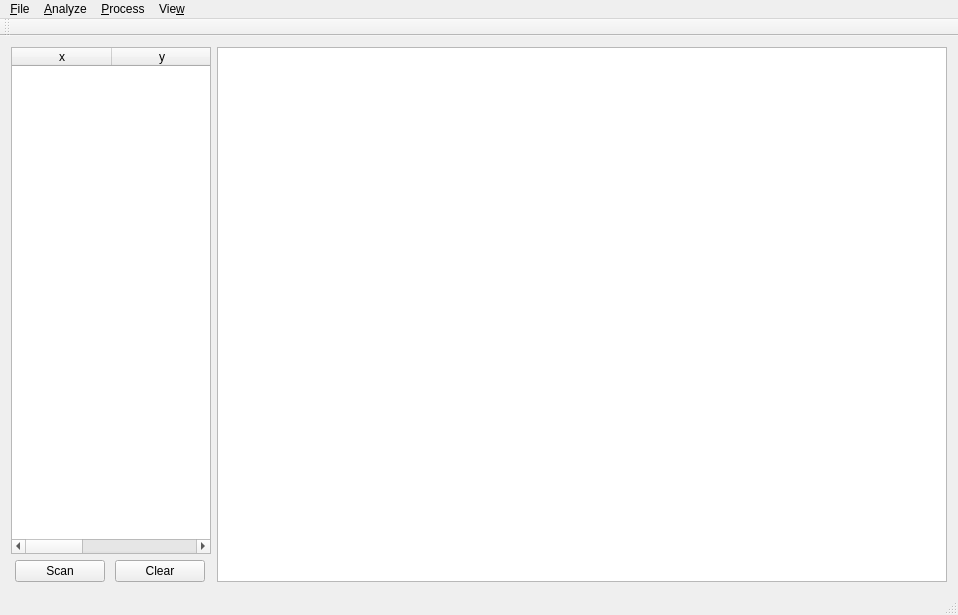
<?xml version="1.0" encoding="UTF-8"?>
<ui version="4.0">
 <class>MainWindow</class>
 <widget class="QMainWindow" name="MainWindow">
  <property name="geometry">
   <rect>
    <x>0</x>
    <y>0</y>
    <width>958</width>
    <height>615</height>
   </rect>
  </property>
  <property name="windowTitle">
   <string>MainWindow</string>
  </property>
  <widget class="QWidget" name="centralWidget">
   <layout class="QGridLayout" name="gridLayout_2">
    <item row="0" column="0">
     <layout class="QGridLayout" name="gridLayout">
      <item row="0" column="0">
       <layout class="QVBoxLayout" name="verticalLayout_2">
        <item>
         <widget class="QTableWidget" name="resultTableWidget">
          <property name="sizePolicy">
           <sizepolicy hsizetype="Minimum" vsizetype="Expanding">
            <horstretch>0</horstretch>
            <verstretch>0</verstretch>
           </sizepolicy>
          </property>
          <property name="minimumSize">
           <size>
            <width>200</width>
            <height>0</height>
           </size>
          </property>
          <column>
           <property name="text">
            <string>x</string>
           </property>
          </column>
          <column>
           <property name="text">
            <string>y</string>
           </property>
          </column>
          <column>
           <property name="text">
            <string>amp</string>
           </property>
          </column>
         </widget>
        </item>
        <item>
         <layout class="QHBoxLayout" name="horizontalLayout">
          <item>
           <widget class="QPushButton" name="buttonImageScan">
            <property name="maximumSize">
             <size>
              <width>90</width>
              <height>16777215</height>
             </size>
            </property>
            <property name="text">
             <string>Scan</string>
            </property>
           </widget>
          </item>
          <item>
           <widget class="QPushButton" name="buttonListClear">
            <property name="maximumSize">
             <size>
              <width>90</width>
              <height>16777215</height>
             </size>
            </property>
            <property name="text">
             <string>Clear</string>
            </property>
           </widget>
          </item>
         </layout>
        </item>
       </layout>
      </item>
     </layout>
    </item>
    <item row="0" column="1">
     <widget class="QGraphicsView" name="graphicsView">
      <property name="acceptDrops">
       <bool>true</bool>
      </property>
     </widget>
    </item>
   </layout>
  </widget>
  <widget class="QMenuBar" name="menuBar">
   <property name="geometry">
    <rect>
     <x>0</x>
     <y>0</y>
     <width>958</width>
     <height>25</height>
    </rect>
   </property>
   <widget class="QMenu" name="menuFile">
    <property name="title">
     <string>&amp;File</string>
    </property>
    <addaction name="action_Load"/>
    <addaction name="action_Save"/>
   </widget>
   <widget class="QMenu" name="menuScan">
    <property name="title">
     <string>&amp;Analyze</string>
    </property>
    <addaction name="action_Scan"/>
    <addaction name="action_Clear"/>
   </widget>
   <widget class="QMenu" name="menuView">
    <property name="title">
     <string>Vie&amp;w</string>
    </property>
    <widget class="QMenu" name="menuImage">
     <property name="title">
      <string>Image</string>
     </property>
     <addaction name="action_File"/>
     <addaction name="action_Last"/>
     <addaction name="action_Proc"/>
     <addaction name="action_Gray"/>
     <addaction name="action_Cmap"/>
    </widget>
    <widget class="QMenu" name="menuShow">
     <property name="title">
      <string>Show</string>
     </property>
     <addaction name="action_Cursor"/>
     <addaction name="action_Histogram"/>
     <addaction name="action_Result"/>
    </widget>
    <addaction name="menuImage"/>
    <addaction name="menuShow"/>
   </widget>
   <widget class="QMenu" name="menuProcess">
    <property name="title">
     <string>&amp;Process</string>
    </property>
    <addaction name="action_Blur"/>
    <addaction name="action_Erode"/>
    <addaction name="action_Threshold"/>
    <addaction name="separator"/>
    <addaction name="action_Reset"/>
    <addaction name="separator"/>
    <addaction name="action_Set_Threshold"/>
   </widget>
   <addaction name="menuFile"/>
   <addaction name="menuScan"/>
   <addaction name="menuProcess"/>
   <addaction name="menuView"/>
  </widget>
  <widget class="QToolBar" name="mainToolBar">
   <attribute name="toolBarArea">
    <enum>TopToolBarArea</enum>
   </attribute>
   <attribute name="toolBarBreak">
    <bool>false</bool>
   </attribute>
  </widget>
  <widget class="QStatusBar" name="statusBar"/>
  <action name="action_Load">
   <property name="text">
    <string>&amp;Load</string>
   </property>
   <property name="shortcut">
    <string>Ctrl+L</string>
   </property>
  </action>
  <action name="action_Save">
   <property name="text">
    <string>&amp;Save</string>
   </property>
   <property name="shortcut">
    <string>Ctrl+S</string>
   </property>
  </action>
  <action name="action_Scan">
   <property name="text">
    <string>Sca&amp;n</string>
   </property>
   <property name="shortcut">
    <string>Ctrl+N</string>
   </property>
  </action>
  <action name="action_Clear">
   <property name="text">
    <string>&amp;Clear</string>
   </property>
   <property name="shortcut">
    <string>Ctrl+M</string>
   </property>
  </action>
  <action name="action_File">
   <property name="checkable">
    <bool>true</bool>
   </property>
   <property name="checked">
    <bool>false</bool>
   </property>
   <property name="text">
    <string>File</string>
   </property>
   <property name="shortcut">
    <string>F2</string>
   </property>
  </action>
  <action name="action_Proc">
   <property name="checkable">
    <bool>true</bool>
   </property>
   <property name="checked">
    <bool>true</bool>
   </property>
   <property name="text">
    <string>Proc</string>
   </property>
   <property name="shortcut">
    <string>F4</string>
   </property>
  </action>
  <action name="action_Gray">
   <property name="checkable">
    <bool>true</bool>
   </property>
   <property name="text">
    <string>Gray</string>
   </property>
   <property name="toolTip">
    <string>Gray</string>
   </property>
   <property name="shortcut">
    <string>F5</string>
   </property>
  </action>
  <action name="action_Cmap">
   <property name="checkable">
    <bool>true</bool>
   </property>
   <property name="text">
    <string>Cmap</string>
   </property>
   <property name="shortcut">
    <string>F6</string>
   </property>
  </action>
  <action name="action_Cursor">
   <property name="checkable">
    <bool>true</bool>
   </property>
   <property name="checked">
    <bool>true</bool>
   </property>
   <property name="text">
    <string>Cursor</string>
   </property>
   <property name="shortcut">
    <string>Ctrl+G</string>
   </property>
  </action>
  <action name="action_Histogram">
   <property name="checkable">
    <bool>true</bool>
   </property>
   <property name="text">
    <string>Histogram</string>
   </property>
   <property name="shortcut">
    <string>Ctrl+H</string>
   </property>
  </action>
  <action name="action_Result">
   <property name="checkable">
    <bool>true</bool>
   </property>
   <property name="text">
    <string>Result</string>
   </property>
   <property name="shortcut">
    <string>Ctrl+J</string>
   </property>
  </action>
  <action name="action_Blur">
   <property name="text">
    <string>&amp;Blur</string>
   </property>
   <property name="shortcut">
    <string>Ctrl+B</string>
   </property>
  </action>
  <action name="action_Erode">
   <property name="text">
    <string>&amp;Erode</string>
   </property>
   <property name="shortcut">
    <string>Ctrl+E</string>
   </property>
  </action>
  <action name="action_Threshold">
   <property name="text">
    <string>&amp;Threshold</string>
   </property>
   <property name="shortcut">
    <string>Ctrl+T</string>
   </property>
  </action>
  <action name="action_Reset">
   <property name="text">
    <string>&amp;Reset</string>
   </property>
   <property name="shortcut">
    <string>Ctrl+R</string>
   </property>
  </action>
  <action name="action_Last">
   <property name="checkable">
    <bool>true</bool>
   </property>
   <property name="text">
    <string>&amp;Last</string>
   </property>
   <property name="toolTip">
    <string>Last</string>
   </property>
   <property name="shortcut">
    <string>F3</string>
   </property>
  </action>
  <action name="action_Set_Threshold">
   <property name="text">
    <string>Set Thres&amp;hold</string>
   </property>
   <property name="shortcut">
    <string>Ctrl+W</string>
   </property>
  </action>
 </widget>
 <layoutdefault spacing="6" margin="11"/>
 <resources/>
 <connections/>
</ui>
